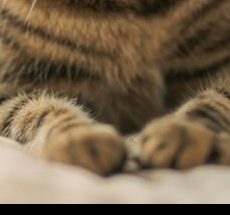
#> input picture python/playground/manipulating_images/croppedCat.png, 230 x 215 px
$ python 'pasting spoopy with python.py'
#> lines starting #> are read from the running program, lines starting #| are printed output that depends on the picture
from PIL import Image

# paws = OG image of paws
paws = Image.open("croppedCat.png")
#> paws is the input picture: PIL image 230x215 RGB; mean R, G, B 118.8, 99.6, 75.2
catTemplate = Image.open("messy_cat.png")
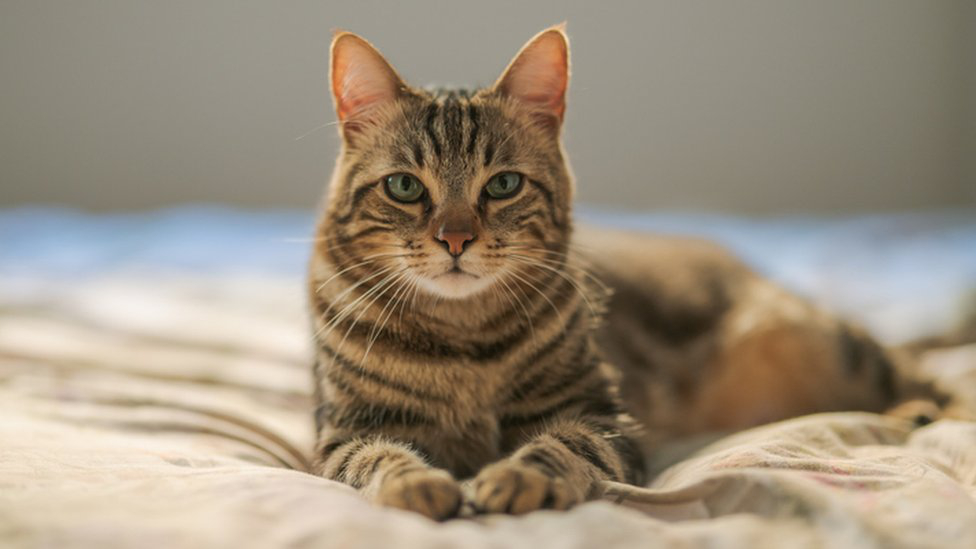
#> input picture python/playground/manipulating_images/messy_cat.png, 976 x 549 px
#> catTemplate is the input picture: PIL image 976x549 RGB; mean R, G, B 155.3, 142.7, 124.7

# Pasting paws on the right side
catTemplate.paste(paws,(0,0))
catTemplate.paste(paws,(0,100))
catTemplate.paste(paws,(0,200))
catTemplate.paste(paws,(0,300))
catTemplate.paste(paws,(0,400))
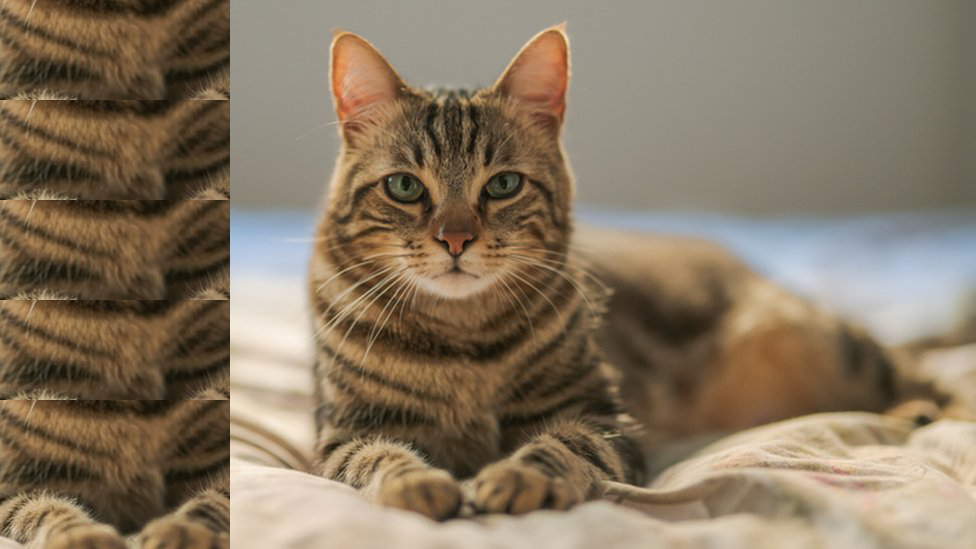
#> catTemplate: PIL image 976x549 RGB; mean R, G, B 134.9, 118.8, 97.5
catTemplate.paste(paws,(0,500))

# pasting paws on the left side
catTemplate.paste(paws,(800,0))
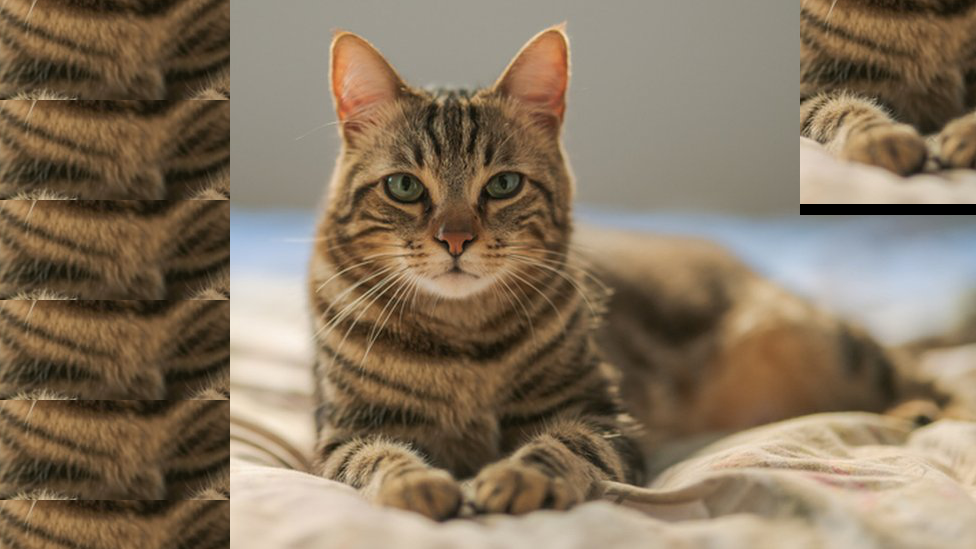
#> catTemplate: PIL image 976x549 RGB; mean R, G, B 134.2, 116.8, 94.8
catTemplate.paste(paws,(800,100))
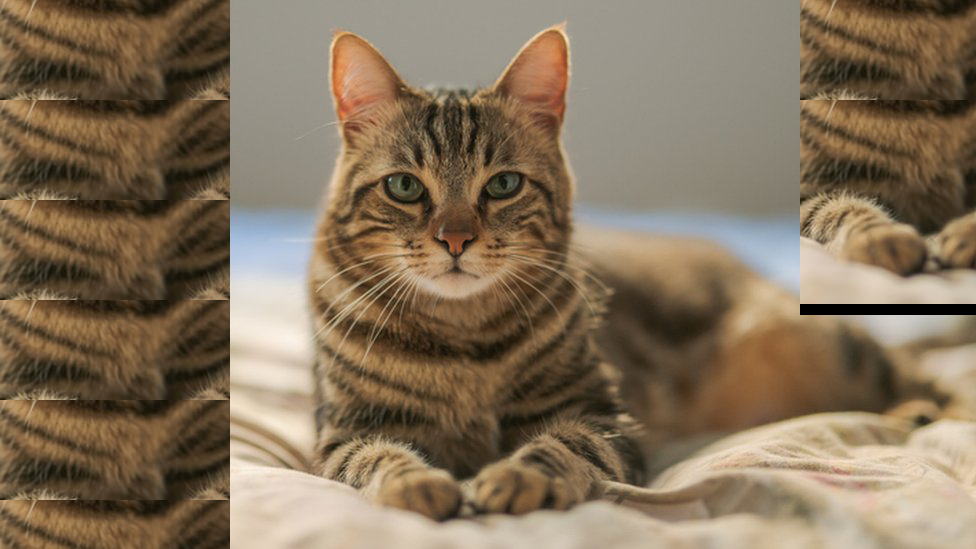
#> catTemplate: PIL image 976x549 RGB; mean R, G, B 132, 113.6, 90.5
catTemplate.paste(paws,(800,200))
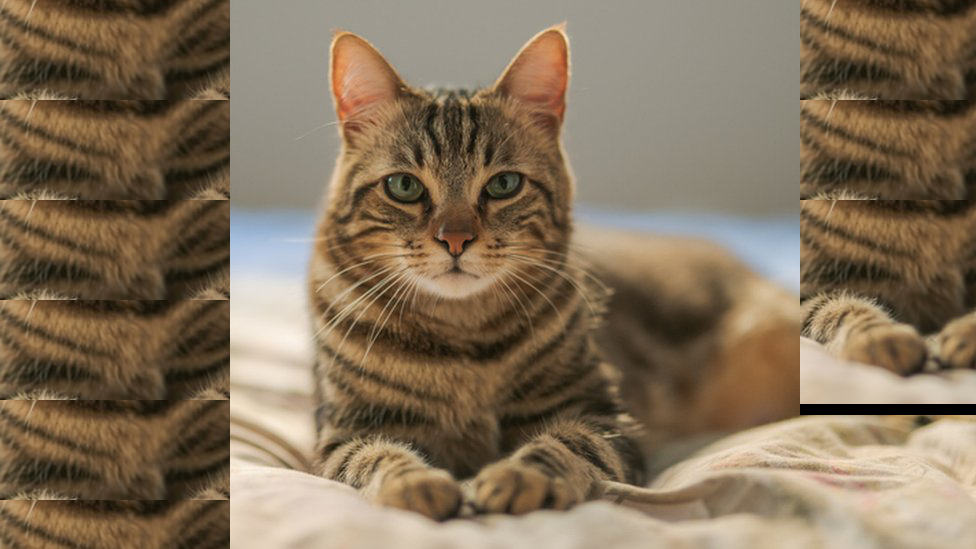
#> catTemplate: PIL image 976x549 RGB; mean R, G, B 130.8, 112.4, 89.2
catTemplate.paste(paws,(800,300))
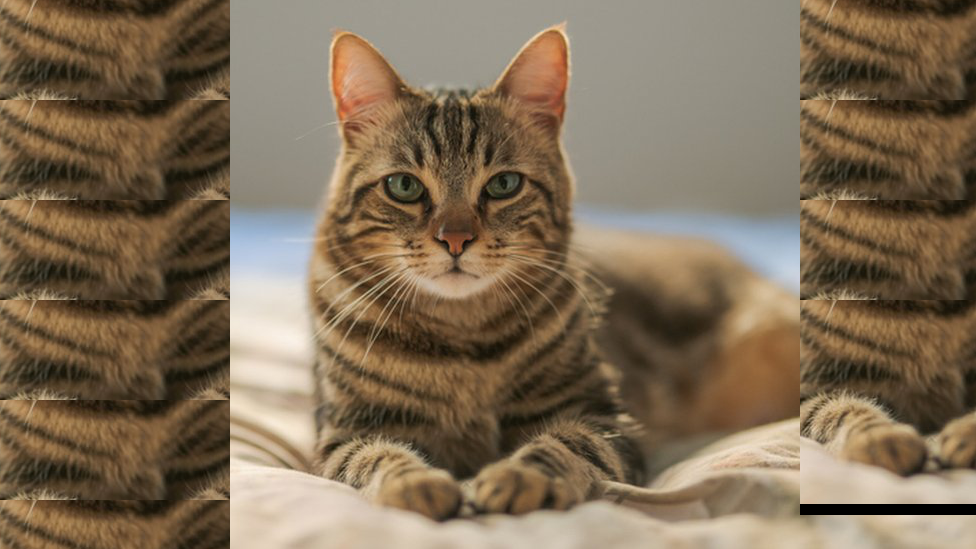
#> catTemplate: PIL image 976x549 RGB; mean R, G, B 127.4, 108.9, 85.8
catTemplate.paste(paws,(800,400))
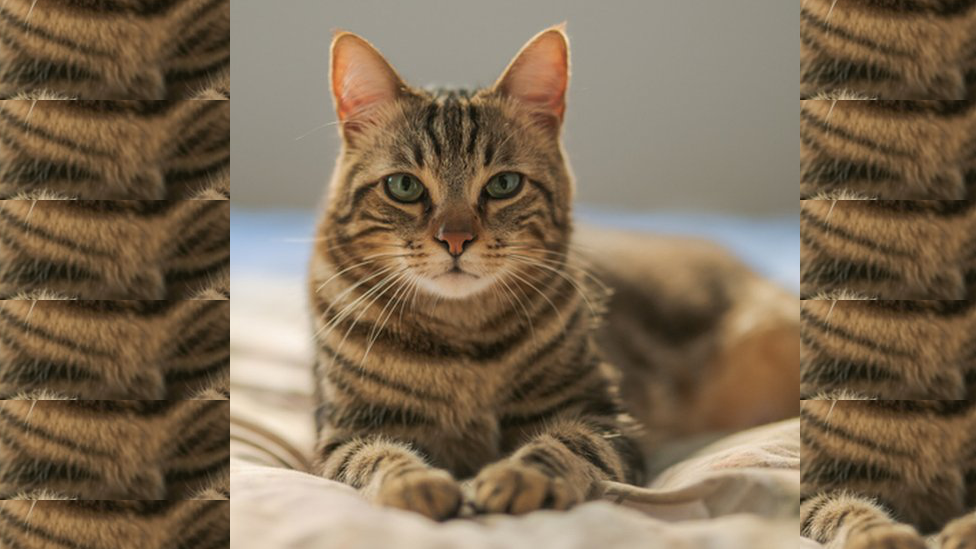
#> catTemplate: PIL image 976x549 RGB; mean R, G, B 125.3, 106.5, 83.3
catTemplate.paste(paws,(800,500))

catTemplate.save("catgfreak.png")

openIm = Image.open("catgfreak.png")
openIm.rotate(0).show()
